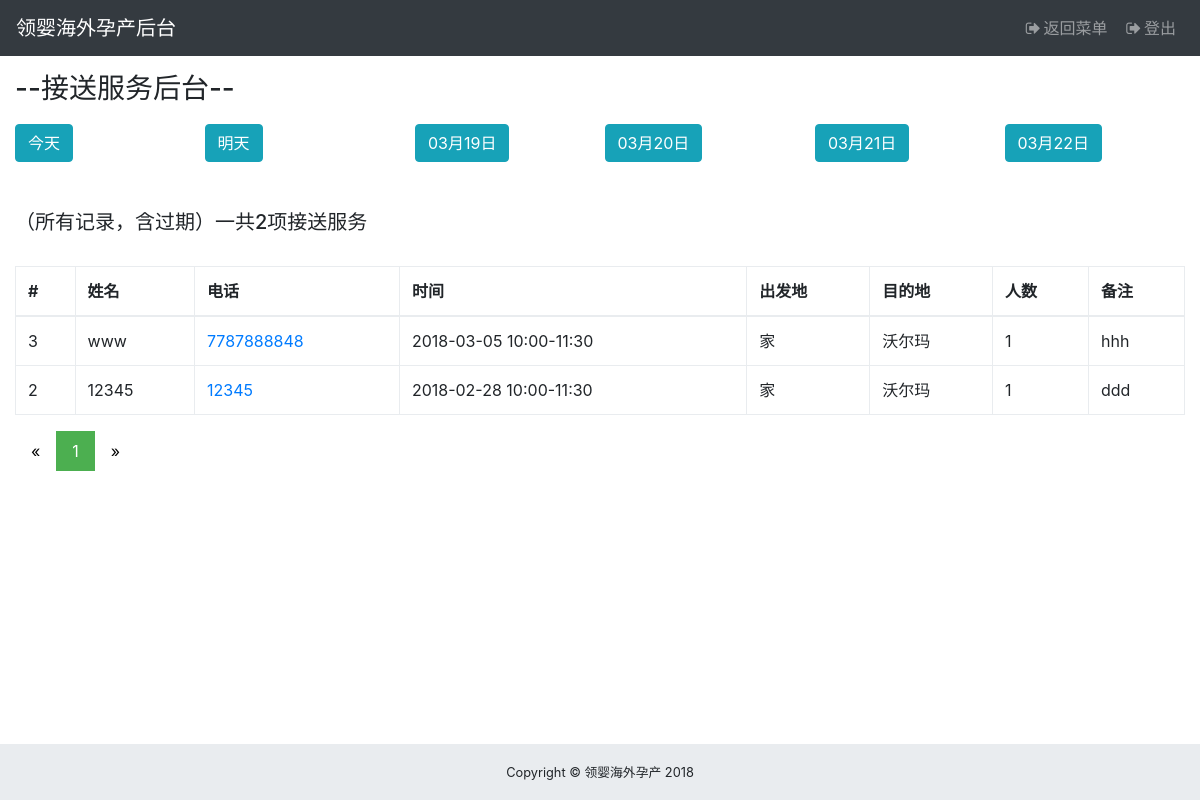
The app's page /admin/admin_pickup.php?pageType=summary (signed in) with its own data.
### tables this page shows
CREATE TABLE `users` (
  `uid` int(5) NOT NULL,
  `username` varchar(10) NOT NULL,
  `phone` bigint(50) NOT NULL,
  `email` varchar(50) NOT NULL,
  `password` varchar(100) NOT NULL,
  `weChat` varchar(50) NOT NULL,
  `timeDeliver` varchar(50) NOT NULL,
  `create_time` date NOT NULL,
  `role` varchar(10) DEFAULT NULL,
  `salt` varchar(6) NOT NULL,
  `address` varchar(100) DEFAULT NULL,
  `flight` int(5) DEFAULT '1',
  `flightTotal` int(10) DEFAULT '0',
  `special_medical` int(5) DEFAULT '0',
  `special_medicalTotal` int(10) DEFAULT '0',
  `pickup` int(5) DEFAULT NULL,
  `pickupTotal` int(20) DEFAULT NULL,
  `medicals` int(5) DEFAULT NULL,
  `medicalsTotal` int(20) DEFAULT NULL,
  `isActive` int(2) DEFAULT NULL
);

CREATE TABLE `pickup_service` (
  `pid` int(100) NOT NULL,
  `user` varchar(10) NOT NULL,
  `serviceToken` varchar(10) NOT NULL,
  `date` date NOT NULL,
  `time` varchar(20) NOT NULL,
  `departure` varchar(20) NOT NULL,
  `destination` varchar(20) NOT NULL,
  `num_ppl` int(2) DEFAULT NULL,
  `additional` varchar(50) DEFAULT NULL,
  `finish` int(2) DEFAULT NULL
);

### admin/model/admin.pickup.php (the view, shortened to what this page needs)
<?php if(!defined('In_System')) exit("Access Denied");
Class Pickup{
    public $time = "";
    public function summary(){
        $query="SELECT users.uid,users.username,users.phone,pickup_service.date,pickup_service.time,pickup_service.departure,pickup_service.destination,pickup_service.additional,pickup_service.num_ppl FROM pickup_service INNER JOIN users ON users.salt=pickup_service.user ORDER BY pickup_service.pid DESC";
        $this->time = "（所有记录，含过期）";
        $this->showResult($query,"select count(*) FROM pickup_service INNER JOIN users ON users.salt=pickup_service.user");
    }
    public function showResult($query,$totalQuery) {
        $pageString="";
        $tableString ="<br/>
        <div class=\"table-responsive\">
        <table class=\"table table-bordered\">
        <thead>
        <tr>
            <th>#</th>
            <th>姓名</th>
            <th>电话</th>
            <th>时间</th>
            <th>出发地</th>
            <th>目的地</th>
            <th>人数</th>
            <th>备注</th>
        </tr>
        </thead>
        <tbody>
        ";
        global $mysqli;
        $limit      = ( isset( $_GET['limit'] ) ) ? $_GET['limit'] : 10;
        $page       = ( isset( $_GET['page'] ) ) ? $_GET['page'] : 1;
        $links      = ( isset( $_GET['links'] ) ) ? $_GET['links'] : 3;
        $Paginator  = new Paginator( $mysqli, $query);
        $result    = $Paginator->getData( $limit, $page);
        $rs = $mysqli->query( $totalQuery );
        $row = $rs->fetch_assoc();
        $total=$row['count(*)'];
		if(sizeof($result->data) > 0){
            foreach($result->data as $Summary){
                list($am, $pm,$third) = explode('AM', $Summary['time']);
                list($nothing, $dash,$pm2) = explode(' ', $pm);
                $row = "
                    <tr>
                        <td>".$Summary['uid']."</td>
                        <td>".$Summary['username']."</td>
                        <td><a href=\"tel:".$Summary['phone']."\">".$Summary['phone']."</a></td>
                        <td>".$Summary['date']." ".$am.$dash.$pm2."</td>
                        <td>".$Summary['departure']."</td>
                        <td>".$Summary['destination']."</td>
                        <td>".$Summary['num_ppl']."</td>
                        <td>".$Summary['additional']."</td>
                    </tr>
            ";
            $tableString=$tableString.$row;
            }
            $tableString=$tableString.
            "</tbody>
            </table>
            </div>";
            $pageType = $_GET['pageType'];
             echo sprintf( "<br/><h5>%s一共%d项接送服务</h5>",$this->time, $total);
             $pageString=$Paginator->createLinks($pageType,$links, 'pagination pagination-sm');
            }else{
            $tableString=$tableString."</table></div>";
        }
        echo $tableString;
        echo $pageString;
    }
}?>

### css/sb-admin.css (style rules this page uses)
html { position: relative; min-height: 100%; }
body { overflow-x: hidden; }

### records on screen
users: uid "3", username "www", phone "7787888848"
pickup_service: date "2018-03-05", departure "家", destination "沃尔玛", num_ppl "1", additional "hhh"
users: uid "2", username "12345", phone "12345"
pickup_service: date "2018-02-28", departure "家", destination "沃尔玛", num_ppl "1", additional "ddd"

### other values on screen
$date->format('m月d日') "03月19日"
$date->format('m月d日') "03月20日"
$date->format('m月d日') "03月21日"
$date->format('m月d日') "03月22日"
$this->time "（所有记录，含过期）"
$total "2"
$am "10:00 10:00"
$dash "- -"
$pm2 "11:30 11:30"
